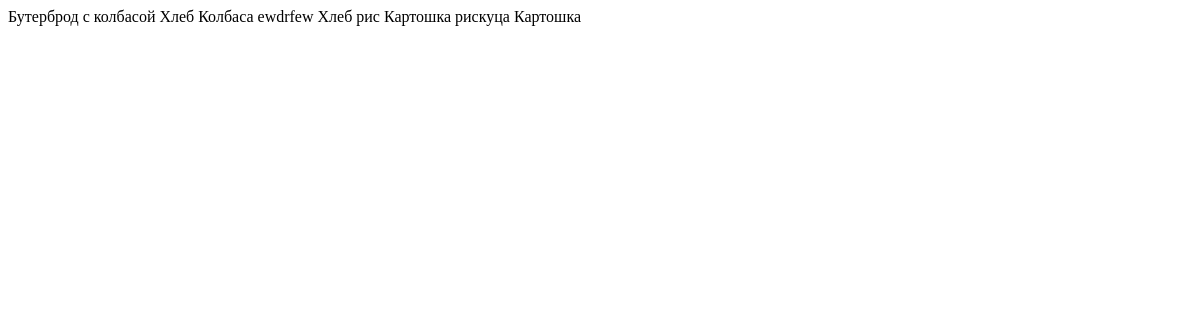
Before: / with the older database file.
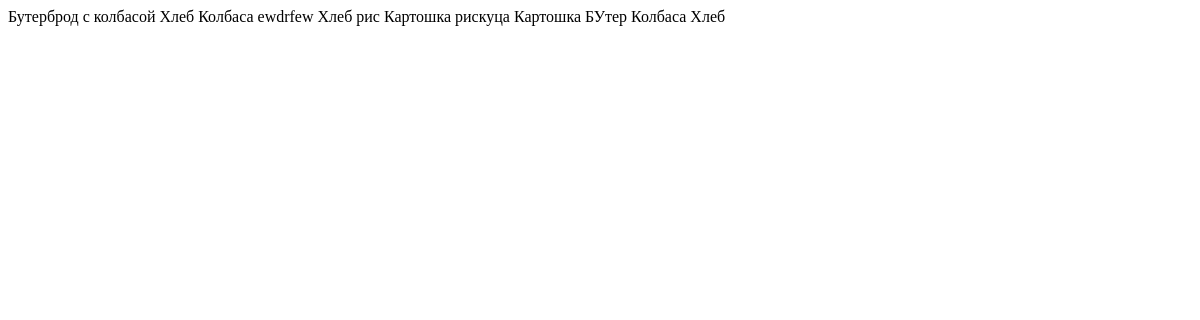
After: the same page with the newer database file.
### menu/models.py (models this page shows)
class Dishe(models.Model):
    name = models.CharField(max_length=120, unique=True)
    products = models.ManyToManyField(Product, through='ProductDishe')
    number_of_person = models.IntegerField(default=1)
    steps = models.TextField(max_length=200)
    def __str__(self):
        return f'{self.name}'

class Product(models.Model):
    name = models.CharField(max_length=120, unique=True)
    def __str__(self):
        return f'{self.name}'

### menu/views.py (the view)
# urls.py: path('', ProductList.as_view(), name='dishes'),
class ProductList(ListView):
    model = Dishe
    template_name = 'menu/dishes.html'
    context_object_name = 'dishes'

### templates/menu/dishes.html (shortened to what this page needs)
<!DOCTYPE html>
<html lang="en">
<head>
</head>
<body>
    {% for dish in dishes %}
    {{ dish }}
    {% for product in dish.products.all %}
    {{ product }}
    {% endfor %}
    {% endfor %}
</body>
</html>

Changed rows visible on the page:
added Dishe: name "БУтер", Product (name "Колбаса"), Product (name "Хлеб")
